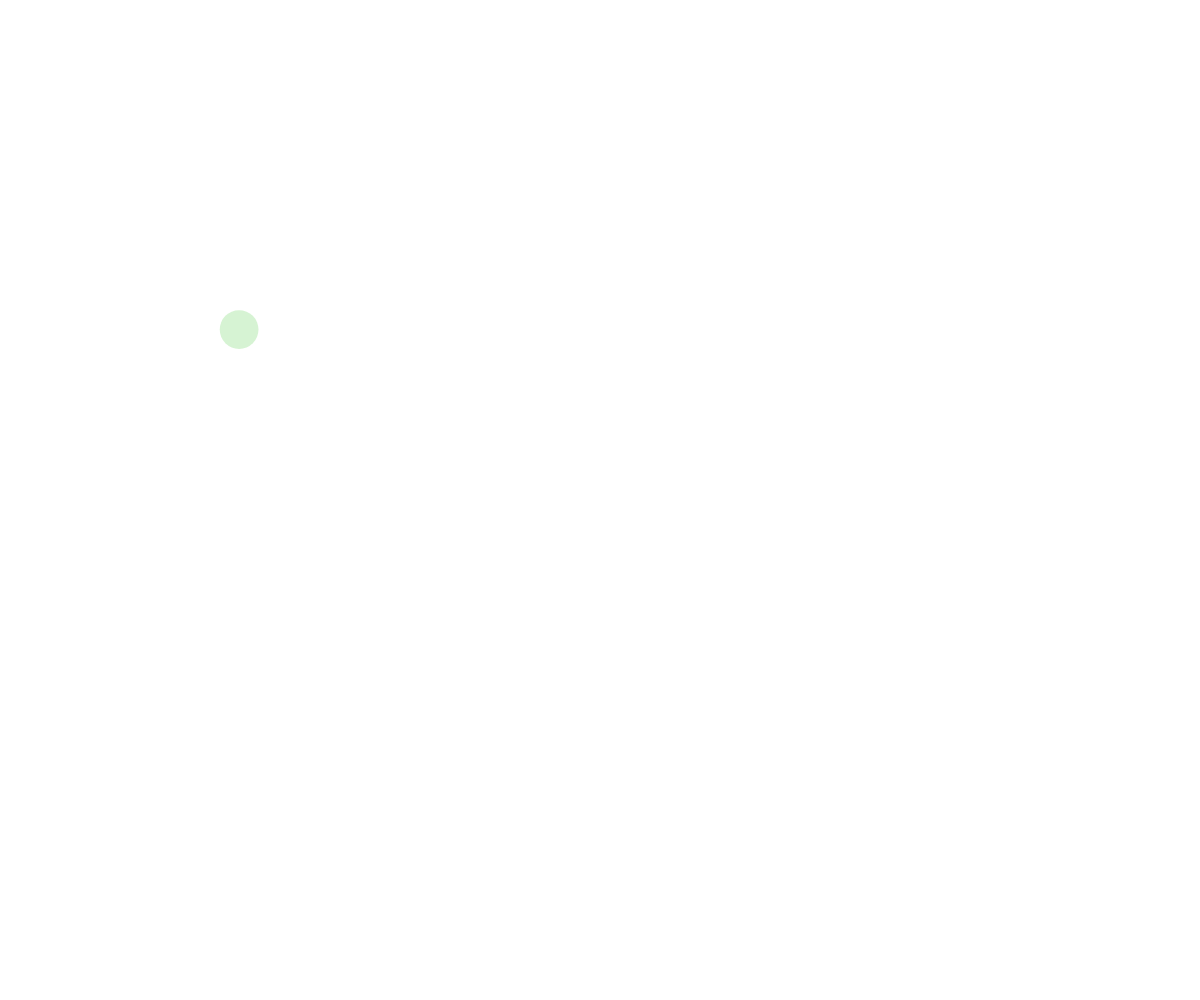
Frame 1 (no input)
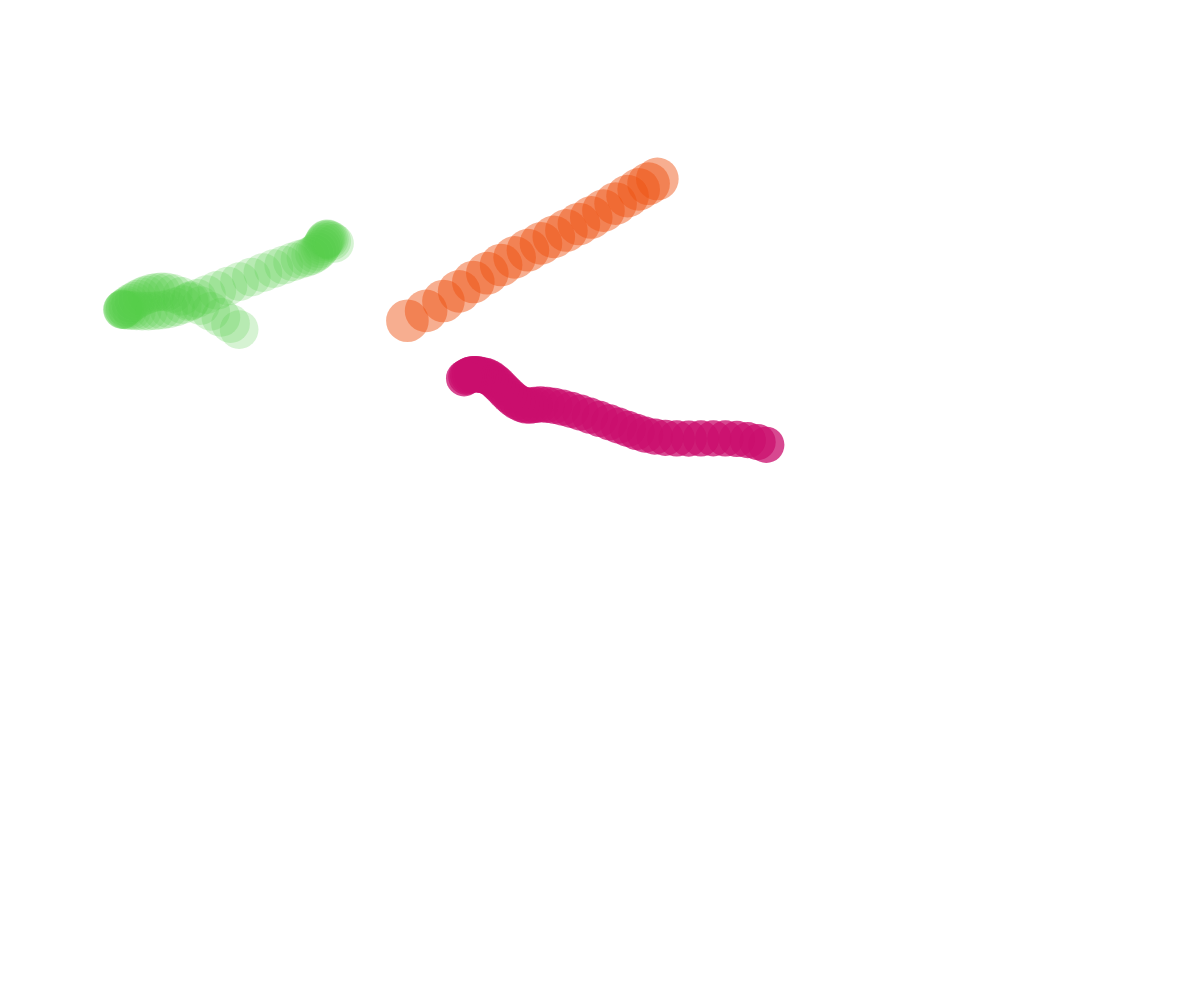
Frame 60 (no input)
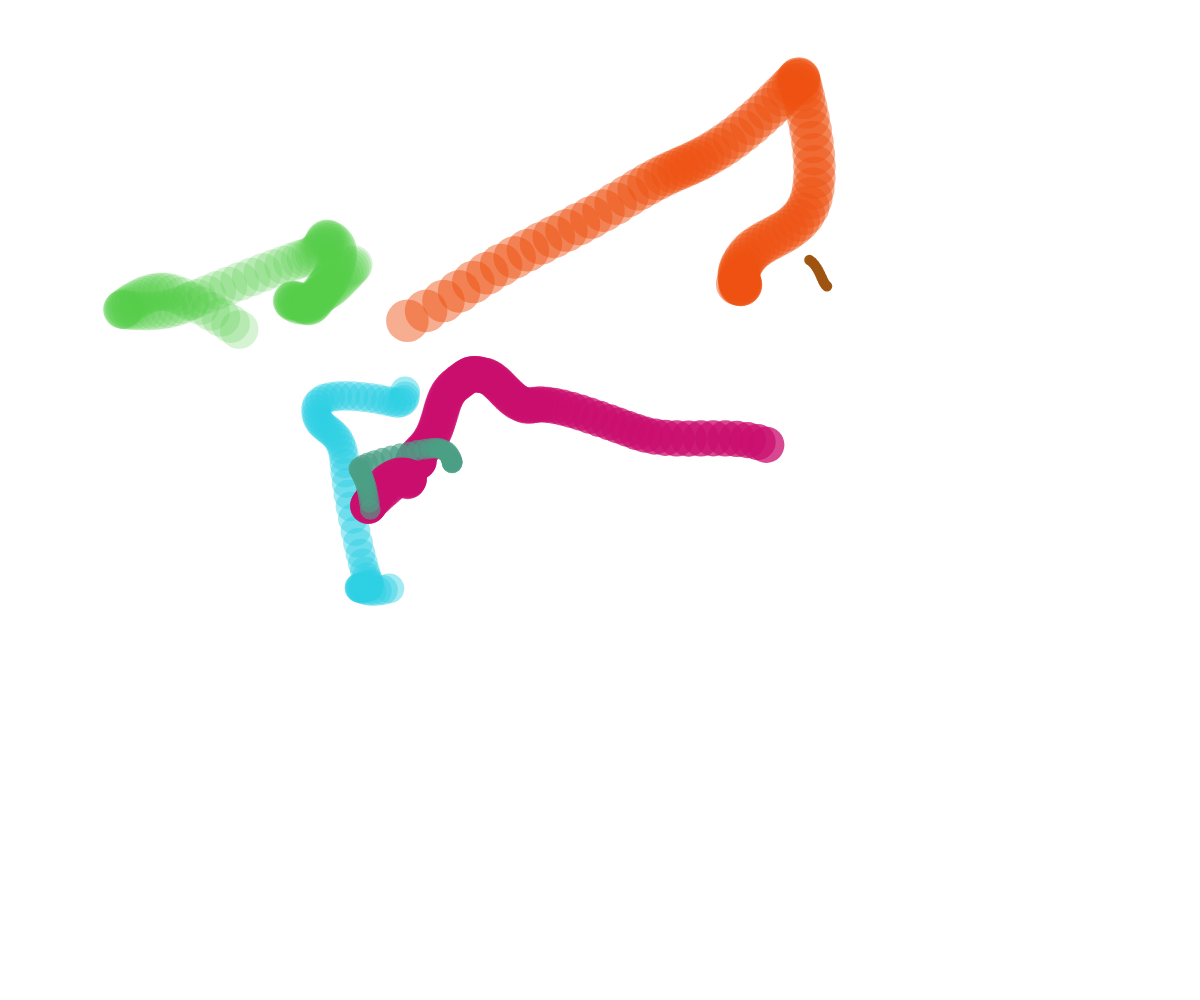
Frame 120 (the mouse pressed at the canvas centre since frame 60)

The p5.js sketch that drew these frames (run headless with seeded random() and noise() and a simulated clock; from frame 60 on, the mouse is pressed at the canvas centre):

// p5.js sketch
// ── sketch.js
// Perlin Demo with Bubbles

let theBubbles = [];

function setup() {
  createCanvas(windowWidth, windowHeight);
  spawnBubble();
  noStroke();
  window.setInterval(spawnBubble, 500);
}

function draw() {
  //background(220);

  for (const bubble of theBubbles) {
    //move
    bubble.x = noise(bubble.time) * width;
    bubble.y = noise(bubble.time + 300) * height;

    //display
    fill(bubble.color);
    circle(bubble.x, bubble.y, bubble.size);

    //update time
    bubble.time += 0.01;
  }
}

function spawnBubble() {
  let bubble = {
    x: random(width),
    y: random(height),
    size: random(5, 50),
    color: color(random(255), random(255), random(255), random(255)),
    time: random(1000),
  };
  theBubbles.push(bubble);
}
